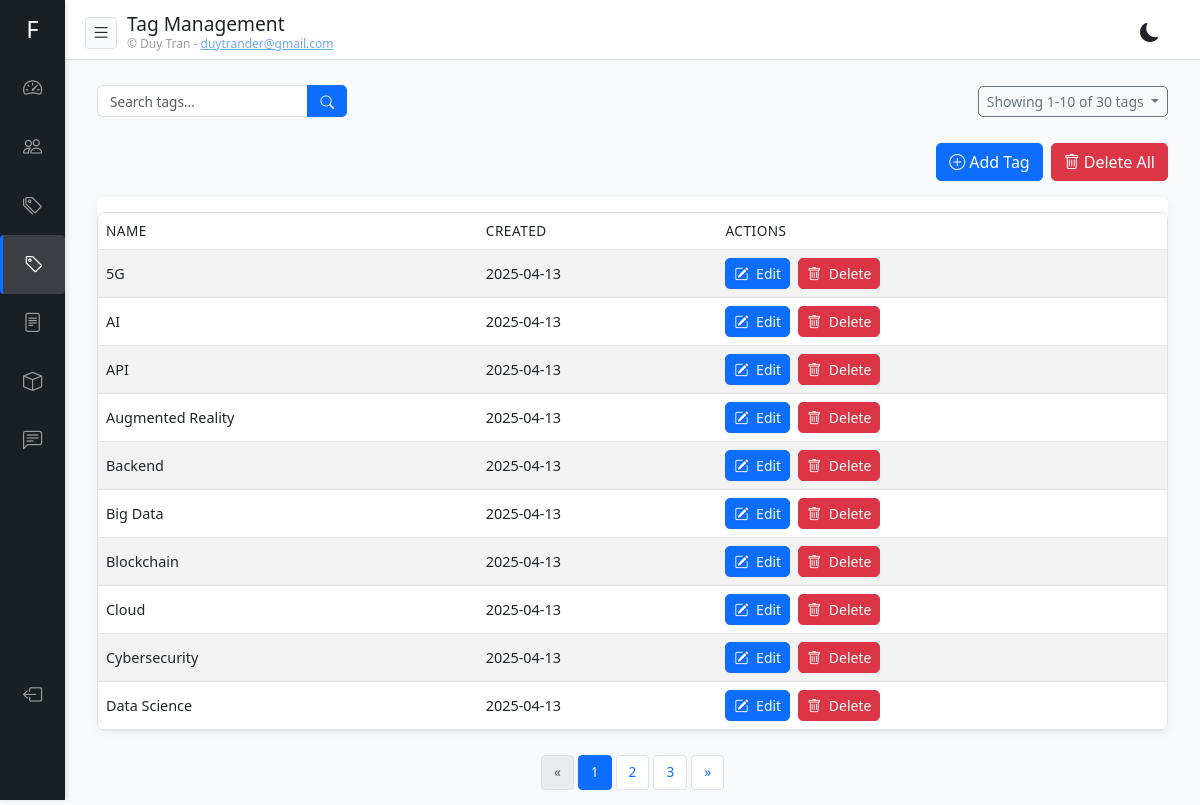
/admin/tags/ (signed in), run on an earlier commit of the app's database.
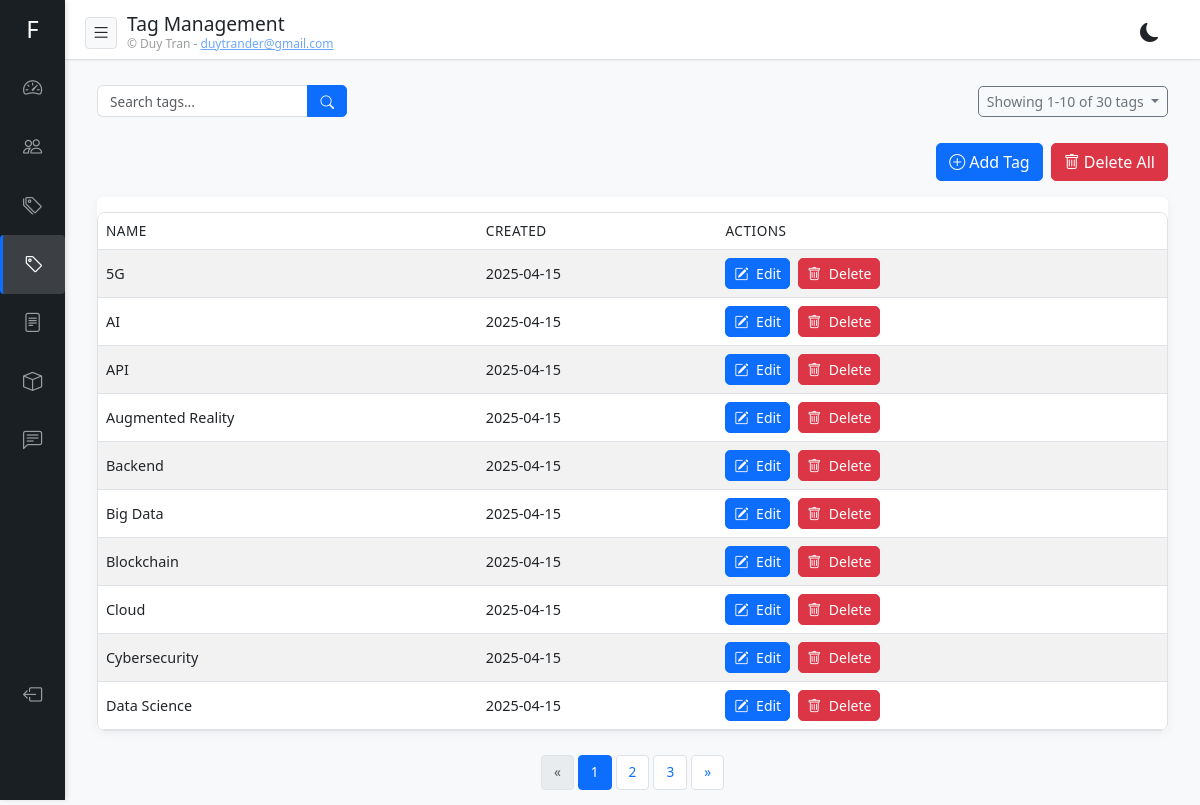
And on a later commit of the database.
### app/models.py (models this page shows)
class TagBase(SQLModel):
    name: str = Field(max_length=50, index=True, unique=True)

class Tag(TagBase, table=True):
    id: Optional[int] = Field(default=None, primary_key=True)
    created_at: datetime = Field(default_factory=datetime.utcnow)
    updated_at: datetime = Field(default_factory=datetime.utcnow, sa_column_kwargs={"onupdate": datetime.utcnow})
    articles: List["Article"] = Relationship(back_populates="tags", link_model=ArticleTagLink)

### app/routers/tags.py (the view)
@router.get("/", response_class=HTMLResponse)
async def admin_tags(
    request: Request,
    q: str = None,
    page: int = 1,
    page_size: int = 10,
    db: Session = Depends(get_db)
):
    user = await get_user_from_cookie(request, db)
    if not user or not user.is_superuser:
        return RedirectResponse(url="/admin/login", status_code=303)
    query = select(Tag)
    if q:
        search_term = f"%{q}%"
        query = query.where(
            Tag.name.ilike(search_term)
        )
    count_query = select(func.count()).select_from(query.subquery())
    total_records = db.execute(count_query).scalar_one()
    total_pages = (total_records + page_size - 1) // page_size
    page = max(1, min(page, total_pages) if total_pages > 0 else 1)
    offset = (page - 1) * page_size
    paginated_query = query.order_by(Tag.name).offset(offset).limit(page_size)
    tags = db.execute(paginated_query).scalars().all()
    return templates.TemplateResponse(
        "admin/tags/list.html",
        {
            "request": request,
            "user": user,
            "tags": tags,
            "query": q,
            "message": request.query_params.get("message"),
            "pagination": {
                "page": page,
                "page_size": page_size,
                "total_pages": total_pages,
                "total_records": total_records,
                "has_prev": page > 1,
                "has_next": page < total_pages
            }
        }
    )

### templates/admin/tags/list.html (shortened to what this page needs)
{% extends "admin/base.html" %}  {% block header_title %}Tag Management{% endblock %} {% block
content %}
<div class="container-fluid">
  <div class="row mb-3">
    <div class="col-12 col-md-6 mb-3 mb-md-0">
      <form action="/admin/tags" method="get" class="search-form d-flex">
        <div class="input-group">
          <input
            type="text"
            name="q"
            class="form-control"
            placeholder="Search tags..."
            value="{{ query or '' }}"
          />
          <button class="btn btn-primary" type="submit">
            <i class="bi bi-search"></i>
          </button>
        </div>
      </form>
    </div>
    <div
      class="col-12 col-md-6 d-flex justify-content-md-end align-items-center mt-2 mt-md-0"
    >
      {% set item_name = 'tags' %} {% set url_path = '/admin/tags' %} {% include
      "admin/components/pagination_info.html" %}
    </div>
  </div>
  <div class="row">
    <div class="col-12">
       {% if tags %}
      <div class="d-flex justify-content-end mb-3 gap-2">
        <a href="/admin/tags/add" class="btn btn-primary">
          <i class="bi bi-plus-circle me-1"></i><span>Add Tag</span>
        </a>
        {% if tags and tags|length > 0 %}
        <a href="/admin/tags/delete-all" class="btn btn-danger">
          <i class="bi bi-trash me-1"></i><span>Delete All</span>
        </a>
        {% endif %}
      </div>
      <div class="d-none d-lg-block mb-4">
        <div class="card">
          <div class="card-body">
            <div class="table-responsive">
              <table class="table table-striped table-hover">
                <thead>
                  <tr>
                    <th>Name</th>
                    <th>Created</th>
                    <th>Actions</th>
                  </tr>
                </thead>
                <tbody>
                  {% for tag in tags %}
                  <tr>
                    <td>{{ tag.name }}</td>
                    <td>{{ tag.created_at.strftime('%Y-%m-%d') }}</td>
                    <td>
                      <div class="d-flex gap-2">
                        <a
                          href="/admin/tags/{{ tag.id }}/edit"
                          class="btn btn-sm btn-primary"
                          title="Edit"
                        >
                          <i class="bi bi-pencil-square"></i>
                          <span class="d-none d-md-inline-block ms-1"
                            >Edit</span
                          >
                        </a>
                        <button
                          type="button"
                          class="btn btn-sm btn-danger"
                          data-bs-toggle="modal"
                          data-bs-target="#deleteModal{{ tag.id }}"
                          title="Delete"
                        >
                          <i class="bi bi-trash"></i>
                          <span class="d-none d-md-inline-block ms-1"
                            >Delete</span
                          >
                        </button>
                      </div>
                    </td>
                  </tr>
                  {% endfor %}
                </tbody>
              </table>
            </div>
          </div>
        </div>
      </div>
       {% else %}
      <div class="alert alert-info mb-0" role="alert">
        No tags found.
        <a href="/admin/tags/add" class="alert-link">Create a new one</a>
      </div>
      {% endif %}
      <div class="pagination-container">
        {% set url_path = '/admin/tags' %} {% include
        "admin/components/pagination.html" %}
      </div>
    </div>
  </div>
</div>
{% endblock %}

What changed in the data, as far as the page shows it:
changed Tag (number 1 of 10 on the later page): created_at "2025-04-13" → "2025-04-15"
changed Tag "AI": created_at "2025-04-13" → "2025-04-15"
changed Tag "API": created_at "2025-04-13" → "2025-04-15"
changed Tag "Augmented Reality": created_at "2025-04-13" → "2025-04-15"
changed Tag "Backend": created_at "2025-04-13" → "2025-04-15"
changed Tag "Big Data": created_at "2025-04-13" → "2025-04-15"
changed Tag "Blockchain": created_at "2025-04-13" → "2025-04-15"
changed Tag "Cloud": created_at "2025-04-13" → "2025-04-15"
changed Tag "Cybersecurity": created_at "2025-04-13" → "2025-04-15"
changed Tag "Data Science": created_at "2025-04-13" → "2025-04-15"
